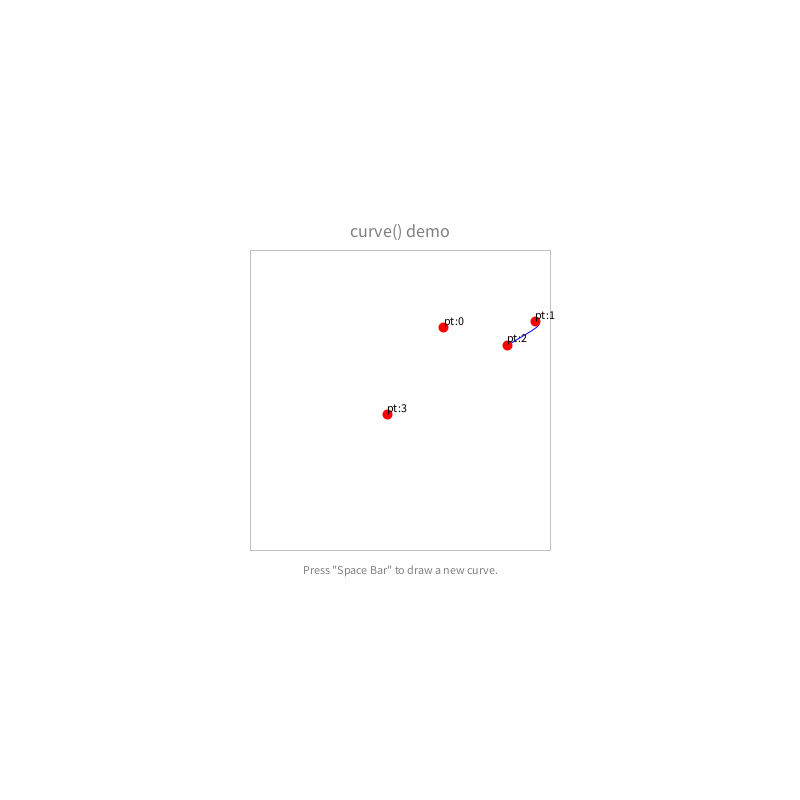
Frame 1 (no input)
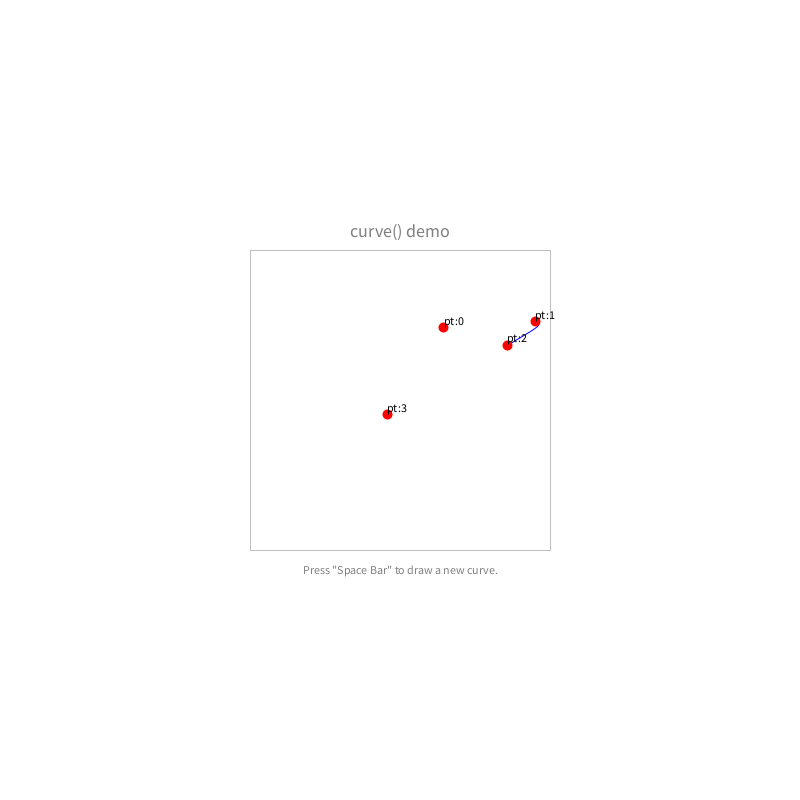
Frame 2 (the mouse pressed at the canvas centre, redrawn once)

The Processing sketch that drew these frames (run headless with seeded random() and noise(); the mouse was pressed at the canvas centre and the sketch redrawn once):

// Processing sketch: curve_01
// ── curve_01.pde
// the region variable is used to confine the points to a region
float region=150;

// declare an instance of an object in the Curve class, named curve
Curve curve;

void setup() {
  size(800, 800);
  background(255);
  noLoop();

  // initialize the object by using the Curve() constructor
  curve = new Curve();
}

void draw() {
  // refresh frame
  background(255);

  // draw title, region boundary, and instructions
  drawTitle();
  drawRegion();
  drawInstructions();

  // rad the curve, points 
  curve.drawCurve();
  curve.drawPoints();
  curve.drawPointLabels();
  
}

void drawTitle() {
  fill(127);
  textAlign(CENTER, CENTER);
  textSize(18);
  text("curve() demo", width/2, height/2 - region - 20);
}

void drawRegion() { 
  stroke(127);
  strokeWeight(.5);
  noFill();
  rect((width/2)-region, (height/2)-region, 2*region, 2*region);
}

void drawInstructions() {
  fill(127);
  textAlign(CENTER, CENTER);
  textSize(12);
  text("Press \"Space Bar\" to draw a new curve.", width/2, height/2 + region + 20);
}


// key bindings
void keyPressed() {
  switch (key) {
  case ' ':
    curve = new Curve();
    redraw();
    break;
  }
}

// once we define a class, it's easier to make complex curves with an arbitrary number of segments

class Curve {

  // curves have 4 points:
  // first point is a control point to determine the curvature for start
  // next two points are the start and end of the curve
  // last point is the control point for the end curvature 

  int qty_pts = 4;

  // arrays hold the coordinates of the points that describe the curve
  float[] pts_x = new float[qty_pts];
  float[] pts_y = new float[qty_pts];

  // style variables, stroke weight sW and stroke color sC
  float sW;
  color sC;

  Curve() {

    for (int i = 0; i < qty_pts; i++) {
      pts_x[i]= random(-region, region)+width/2;
      pts_y[i]= random(-region, region)+height/2;
    }

    sW = 1;
    sC = #0000FF;
  }

  void update() {
  }

  void drawCurve() {
    // style and draw our curve
    stroke(sC);
    strokeWeight(sW);
    noFill();
    curve(pts_x[0], pts_y[0], pts_x[1], pts_y[1], pts_x[2], pts_y[2], pts_x[3], pts_y[3]);
  }

  void drawPoints() {
    for (int i = 0; i < qty_pts; i++) {
      //style and draw points
      stroke(#FF0000);
      strokeWeight(10);
      point(pts_x[i], pts_y[i]);
    }
  }

  void drawPointLabels() {
    for (int i = 0; i < qty_pts; i++) {
      //style and draw point labels
      fill(0);
      textAlign(LEFT, BOTTOM);
      text("pt:"+i, pts_x[i], pts_y[i]);
    }
  }
}
